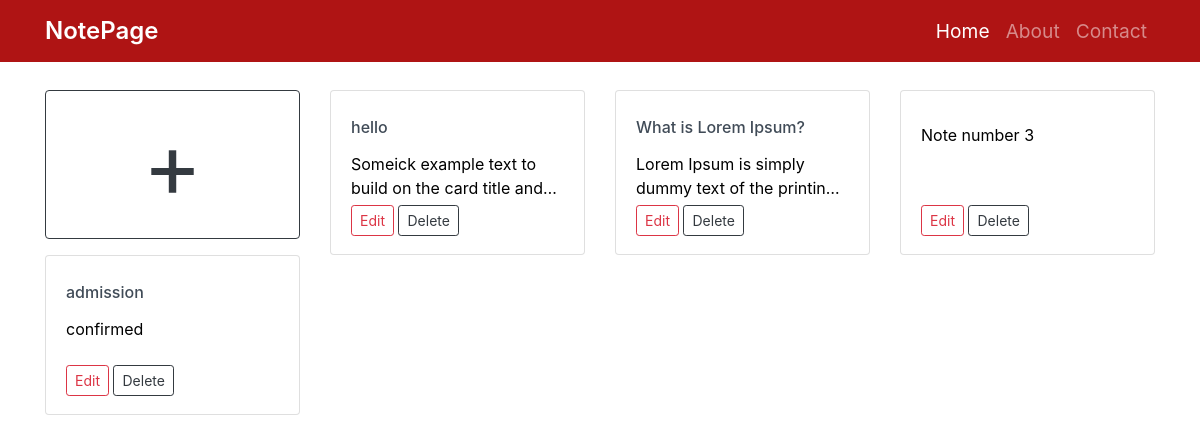
Before: / with the older database file.
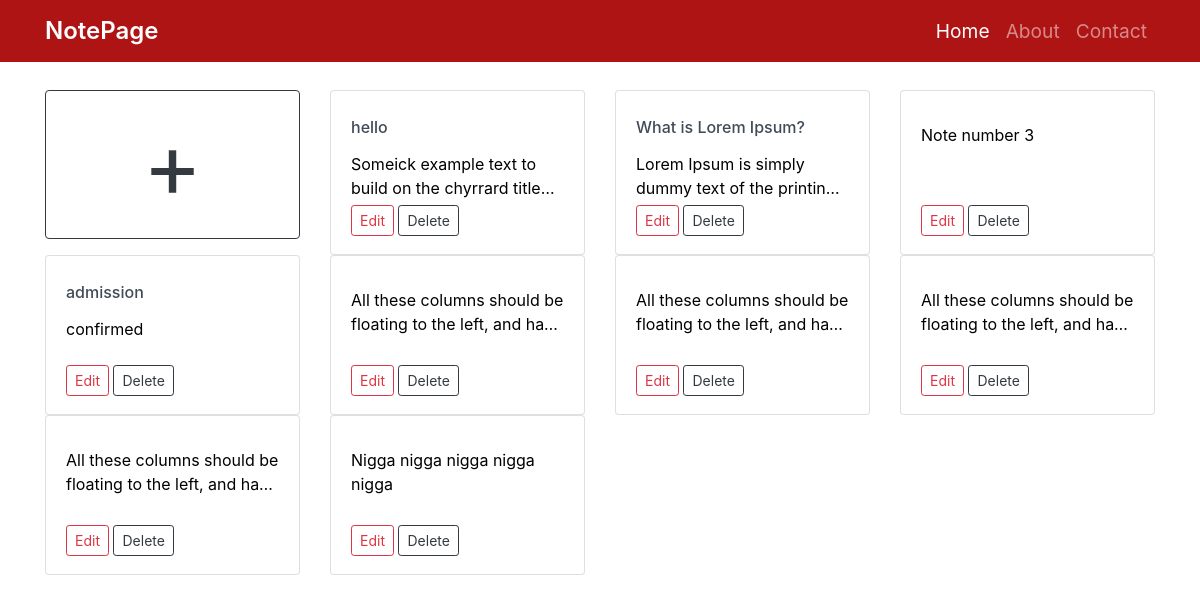
After: the same page with the newer database file.
### todo_app/models.py (models this page shows, shortened)
class item(models.Model):
    title = models.CharField(blank=True, max_length=50)
    text = models.TextField()
    class Meta:
        verbose_name = 'item'
        verbose_name_plural = 'items'

### todo_app/views.py (the view)
# urls.py: path('', itemListView.as_view(), name='home'),
class itemListView(ListView):
    model = item
    template_name = "index.html"
    def get_context_data(self, **kwargs):
        context = super().get_context_data(**kwargs)
        context['now'] = timezone.now()
        return context

### templates/index.html (shortened to what this page needs)
<!DOCTYPE html>
{% load static %}
<html lang="en">
<head>
  <link href="https://stackpath.bootstrapcdn.com/bootstrap/4.4.1/css/bootstrap.min.css" rel="stylesheet">
  <link href='{% static "css/shop-homepage.css" %}' rel="stylesheet">
</head>
<body style="min-height: 100%;">
  <nav class="navbar navbar-expand-lg navbar-dark fixed-top" style="background-color: rgb(175, 20, 20);">
    <div class="container">
      <a class="navbar-brand" href="{% url 'todo_app:home' %}"
        style="font-size: x-large; font-weight: 600;">NotePage</a>
      <div class="collapse navbar-collapse" id="navbarResponsive">
        <ul class="navbar-nav ml-auto">
          <li class="nav-item active">
            <a class="nav-link" href="{% url 'todo_app:home' %}" style="font-size: larger;">Home
            </a>
          </li>
          <li class="nav-item">
            <a class="nav-link" style="font-size: larger;" href="#">About</a>
          </li>
          <li class="nav-item">
            <a class="nav-link" style="font-size: larger;" href="#">Contact</a>
          </li>
        </ul>
      </div>
    </div>
  </nav>
  {% block one %}
  <div class="container">
    <div class="row">
      <div class="col-lg-3 col-md-4 col-xs-6" style="width: 100%;">
        <p style="width: 100%;"><a href="{% url 'todo_app:add' %}" class="btn btn-outline-dark add">+</a></p>
      </div>
      {% for i in object_list %}
      <div class="col-lg-3 col-md-4 col-xs-6 ">
        <div class="card h-100" style="max-width: 100%;min-height: 10rem;">
          <div class="card-body">
            <h4 class="card-title">
              <a href="{% url 'todo_app:detail' i.pk %}"
                style="text-decoration: none; font-size: medium; color: rgb(64, 75, 87);">{{ i.title }}</a>
            </h4>
            <a href="{% url 'todo_app:detail' i.pk %}" style="text-decoration: none;color: black;">
              <p class="card-text" style="display: -webkit-box;
                  -webkit-line-clamp: 2;
                  -webkit-box-orient: vertical; overflow: hidden;">
                {{i.text}}</p>
            </a>
            <div style="position: absolute;bottom: 2px;">
              <p>
                <a href="{% url 'todo_app:detail' i.pk %}" class="btn btn-outline-danger btn-sm">Edit</a>
                <a href="{% url 'todo_app:delete' i.pk %}" id="showToast" class="btn btn-outline-dark btn-sm">Delete</a>
              </p>
            </div>
          </div>
        </div>
      </div>
      {% endfor %}
    </div>
  </div>
  {% endblock one %}
</body>
</html>

Changed rows visible on the page:
changed item "hello": text "Someick example text to build on the card title…" → "Someick example text to build on the chyrrard…"
added item: text "All these columns should be floating to the left, and…"
added item: text "All these columns should be floating to the left, and…"
added item: text "All these columns should be floating to the left, and…"
added item: text "All these columns should be floating to the left, and…"
added item: text "Nigga nigga nigga nigga nigga"
